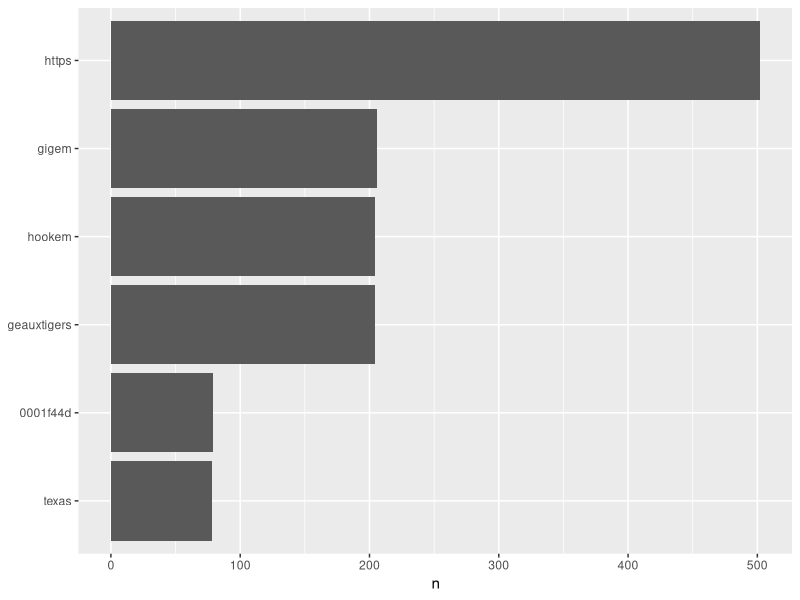
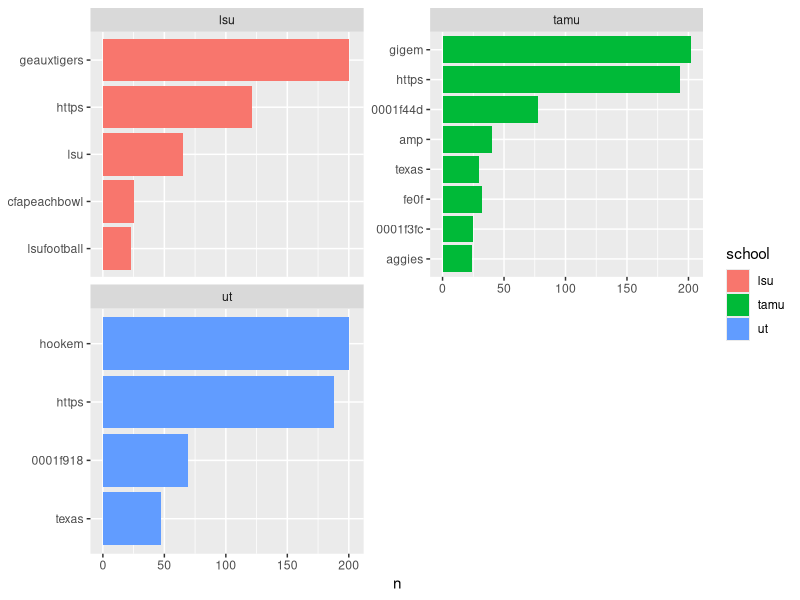
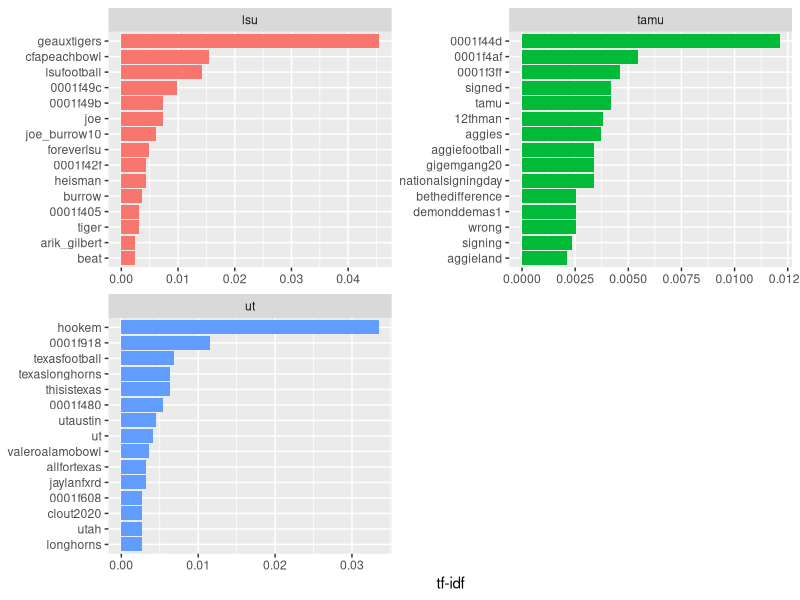
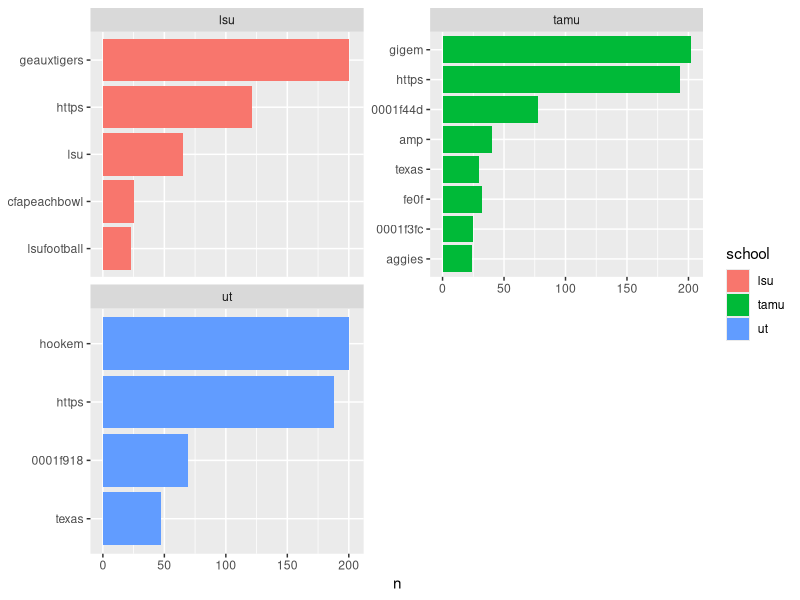

Write R code to recreate these figures, in order.

# TF-IDF Workshop --------------------------------------------------

# PRE-FLIGHT 

# load libraries 
library(tidyverse)
library(tidytext)

# load data
data <- read_csv("datasets/football_tweets.csv")



# Explore data by word frequency ------------------------------------------

# View most common words in all tweets
data %>%
  #Tokenize by word
  unnest_tokens(word, text) %>%
  # Count and sort by word 
  count(word, sort = TRUE) 

# View most common words excluding stop words
data %>%
  unnest_tokens(word, text) %>%
  #USe anti_join() to remove stop words 
  anti_join(stop_words) %>%
  count(word, sort = TRUE) 

#Visualize frequency of most common words occurring more frequently than 75 times
data %>%
  unnest_tokens(word, text) %>%
  anti_join(stop_words) %>%
  count(word, sort = TRUE) %>%
  # Exclude words that appear fewer than 75 times
  filter(n > 75) %>%
  # Reorder descending
  mutate(word = reorder(word, n)) %>%
  #plot data
  ggplot(aes(x=word, y=n)) +
  # Add column geometry 
  geom_col() +
  #Remove the x axis labels 
  xlab(NULL) +
  #Flip coordinates so X data is on the Y axis
  coord_flip()


#Save word data for subsequent analyses
data_word_n <- data %>%
  unnest_tokens(word, text) %>%
  anti_join(stop_words) %>%
  count(school, word, sort = TRUE)

#Visualize frequency of most common words occurring more frequently than 20 times by school
data_word_n %>%
  filter(n > 20) %>%  
  mutate(word = reorder(word, n)) %>%
  ggplot(aes(word, n, fill=school)) +
  geom_col() +
  xlab(NULL) +
  coord_flip()+
  # Separate charts by school using facet_wrap()
  facet_wrap(~school, ncol = 2, scales = "free_y")


#Save for future use
word_freq <- data_word_n %>%
  filter(n > 20) %>%  
  mutate(word = reorder(word, n)) %>%
  ggplot(aes(word, n, fill=school)) +
  geom_col() +
  xlab(NULL) +
  coord_flip()+
  # Separate charts by school using facet_wrap()
  facet_wrap(~school, ncol = 2, scales = "free_y")



# TF-IDF (Better than word frequencies) -----------------------------------

# Get wordcount by school compared to total count of each word & visualize [6]
total_words <- data_word_n %>% 
  group_by(school) %>% 
  summarize(total = sum(n))

# Create a new dataframe combining information on total number of words per tweet word frequency counts
data_word_n <- left_join(data_word_n, total_words)

# Get term frquency (TF),  invverse document frequency (IDF), and TF-IDF 
data_word_n <- data_word_n %>%
  # Calculates TF, IDF, and TF-IDF from word totals and TFs
  bind_tf_idf(word, school, n)

# Display dataframe to see some results 
data_word_n

# Sort dataframe by TF-IDF
data_word_n %>%
  select(-total) %>%
  arrange(desc(tf_idf))

# See most unique TAMU words 
data_word_n %>%
  select(-total) %>%
  arrange(desc(tf_idf)) %>% 
  filter(school == "tamu")


# Plot TF-IDF 
data_word_n %>%
  arrange(desc(tf_idf)) %>%
  mutate(word = factor(word, levels = rev(unique(word)))) %>% 
  group_by(school) %>% 
  slice(1:15) %>% 
  ungroup() %>%
  ggplot(aes(word, tf_idf, fill = school)) +
  geom_col(show.legend = FALSE) +
  labs(x = NULL, y = "tf-idf") +
  facet_wrap(~school, ncol = 2, scales = "free") +
  coord_flip()

#Google search letter/number combinations for an interesting finding 

# Show word frequency chart | Compare TF vs. TF-IDF to see how TF-IDF finds more unique words 
word_freq


# Ngrams ------------------------------------------------------------------
# View most common words in all tweets
data %>%
  #Tokenize by word
  unnest_tokens(word, text) %>%
  # Count and sort by word 
  count(word, sort = TRUE) 

# View most common bigrams in all tweets
data %>%
  #Tokenize by bigram
  unnest_tokens(bigram, text, token = "ngrams", n=2) %>%
  # Count and sort by word 
  count(bigram, sort = TRUE) 

# View most common trigrams in all tweets
data %>%
  #Tokenize by trigram
  unnest_tokens(trigram, text, token = "ngrams", n=3) %>%
  # Count and sort by word 
  count(trigram, sort = TRUE) 


# Your Turn ---------------------------------------------------------------

# Use bigram TF-IDFs scores to identify and chart the most unique bigrams for each school
# Hint: Lines 84-125 + Lines 141-146
